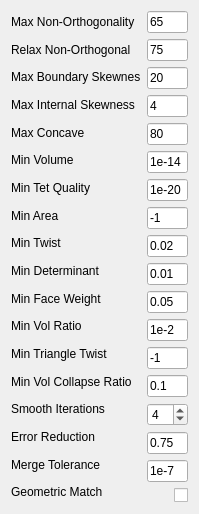
<?xml version="1.0" encoding="UTF-8"?>
<ui version="4.0">
 <class>Form</class>
 <widget class="QWidget" name="Form">
  <property name="geometry">
   <rect>
    <x>0</x>
    <y>0</y>
    <width>198</width>
    <height>481</height>
   </rect>
  </property>
  <property name="windowTitle">
   <string>Form</string>
  </property>
  <layout class="QHBoxLayout" name="horizontalLayout_2">
   <item>
    <layout class="QHBoxLayout" name="horizontalLayout">
     <item>
      <layout class="QVBoxLayout" name="verticalLayout">
       <item>
        <widget class="QLabel" name="label">
         <property name="text">
          <string>Max Non-Orthogonality</string>
         </property>
        </widget>
       </item>
       <item>
        <widget class="QLabel" name="label_4">
         <property name="text">
          <string>Relax Non-Orthogonal</string>
         </property>
        </widget>
       </item>
       <item>
        <widget class="QLabel" name="label_6">
         <property name="text">
          <string>Max Boundary Skewnes</string>
         </property>
        </widget>
       </item>
       <item>
        <widget class="QLabel" name="label_2">
         <property name="text">
          <string>Max Internal Skewness</string>
         </property>
        </widget>
       </item>
       <item>
        <widget class="QLabel" name="label_3">
         <property name="text">
          <string>Max Concave</string>
         </property>
        </widget>
       </item>
       <item>
        <widget class="QLabel" name="label_5">
         <property name="text">
          <string>Min Volume</string>
         </property>
        </widget>
       </item>
       <item>
        <widget class="QLabel" name="label_9">
         <property name="text">
          <string>Min Tet Quality</string>
         </property>
        </widget>
       </item>
       <item>
        <widget class="QLabel" name="label_7">
         <property name="text">
          <string>Min Area</string>
         </property>
        </widget>
       </item>
       <item>
        <widget class="QLabel" name="label_8">
         <property name="text">
          <string>Min Twist</string>
         </property>
        </widget>
       </item>
       <item>
        <widget class="QLabel" name="label_10">
         <property name="text">
          <string>Min Determinant</string>
         </property>
        </widget>
       </item>
       <item>
        <widget class="QLabel" name="label_11">
         <property name="text">
          <string>Min Face Weight</string>
         </property>
        </widget>
       </item>
       <item>
        <widget class="QLabel" name="label_12">
         <property name="text">
          <string>Min Vol Ratio</string>
         </property>
        </widget>
       </item>
       <item>
        <widget class="QLabel" name="label_13">
         <property name="text">
          <string>Min Triangle Twist</string>
         </property>
        </widget>
       </item>
       <item>
        <widget class="QLabel" name="label_14">
         <property name="text">
          <string>Min Vol Collapse Ratio</string>
         </property>
        </widget>
       </item>
       <item>
        <widget class="QLabel" name="label_15">
         <property name="text">
          <string>Smooth Iterations</string>
         </property>
        </widget>
       </item>
       <item>
        <widget class="QLabel" name="label_16">
         <property name="text">
          <string>Error Reduction</string>
         </property>
        </widget>
       </item>
       <item>
        <widget class="QLabel" name="label_17">
         <property name="text">
          <string>Merge Tolerance</string>
         </property>
        </widget>
       </item>
       <item>
        <widget class="QLabel" name="label_18">
         <property name="text">
          <string>Geometric Match</string>
         </property>
        </widget>
       </item>
      </layout>
     </item>
     <item>
      <layout class="QVBoxLayout" name="verticalLayout_2">
       <item>
        <widget class="QLineEdit" name="maxNonOrthoInput">
         <property name="text">
          <string>65</string>
         </property>
        </widget>
       </item>
       <item>
        <widget class="QLineEdit" name="relaxNonOrthoInput">
         <property name="text">
          <string>75</string>
         </property>
        </widget>
       </item>
       <item>
        <widget class="QLineEdit" name="maxBoundarySkewInput">
         <property name="text">
          <string>20</string>
         </property>
        </widget>
       </item>
       <item>
        <widget class="QLineEdit" name="maxInterSkewInput">
         <property name="text">
          <string>4</string>
         </property>
        </widget>
       </item>
       <item>
        <widget class="QLineEdit" name="maxConcaveInput">
         <property name="text">
          <string>80</string>
         </property>
        </widget>
       </item>
       <item>
        <widget class="QLineEdit" name="minVolInput">
         <property name="text">
          <string>1e-14</string>
         </property>
        </widget>
       </item>
       <item>
        <widget class="QLineEdit" name="minTetqualityInput">
         <property name="text">
          <string>1e-20</string>
         </property>
        </widget>
       </item>
       <item>
        <widget class="QLineEdit" name="minAreaInput">
         <property name="text">
          <string>-1</string>
         </property>
        </widget>
       </item>
       <item>
        <widget class="QLineEdit" name="minTwistInput">
         <property name="text">
          <string>0.02</string>
         </property>
        </widget>
       </item>
       <item>
        <widget class="QLineEdit" name="minDeterminInput">
         <property name="text">
          <string>0.01</string>
         </property>
        </widget>
       </item>
       <item>
        <widget class="QLineEdit" name="minFaceWeightInput">
         <property name="text">
          <string>0.05</string>
         </property>
        </widget>
       </item>
       <item>
        <widget class="QLineEdit" name="minVolRatioInput">
         <property name="text">
          <string>1e-2</string>
         </property>
        </widget>
       </item>
       <item>
        <widget class="QLineEdit" name="minTriagTwistInput">
         <property name="text">
          <string>-1</string>
         </property>
        </widget>
       </item>
       <item>
        <widget class="QLineEdit" name="minVolCollapRatioInput">
         <property name="text">
          <string>0.1</string>
         </property>
        </widget>
       </item>
       <item>
        <widget class="QSpinBox" name="spinBox">
         <property name="value">
          <number>4</number>
         </property>
        </widget>
       </item>
       <item>
        <widget class="QLineEdit" name="errorReductInput">
         <property name="text">
          <string>0.75</string>
         </property>
        </widget>
       </item>
       <item>
        <widget class="QLineEdit" name="mergeTolerInput">
         <property name="text">
          <string>1e-7</string>
         </property>
        </widget>
       </item>
       <item>
        <widget class="QCheckBox" name="geoMatchChecBox">
         <property name="layoutDirection">
          <enum>Qt::RightToLeft</enum>
         </property>
         <property name="text">
          <string/>
         </property>
        </widget>
       </item>
      </layout>
     </item>
    </layout>
   </item>
  </layout>
 </widget>
 <resources/>
 <connections/>
</ui>
